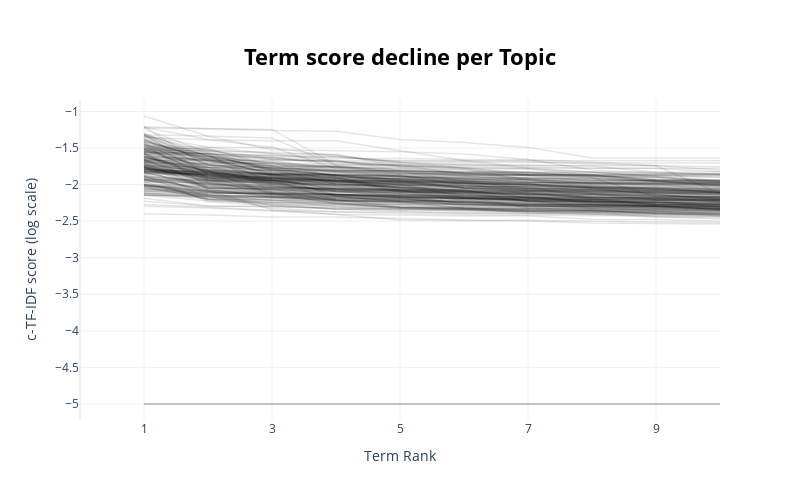

Write notebook code for a chart like this one.
### Code cell
model.visualize_term_rank(log_scale=True)
